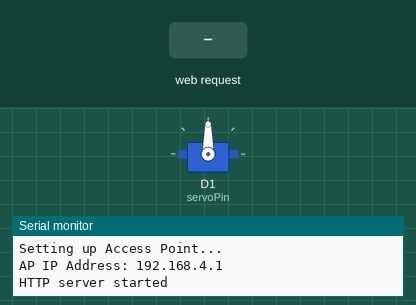
Simulated run of this sketch. Board: ESP8266 (NodeMCU). Parts: servo, the last lines printed to the serial monitor. Inputs (shaded band) come from the test bench.

Above: at 1.2 s.
1.3 s: HTTP request GET /update?angle=1 received
At 1.6 s:
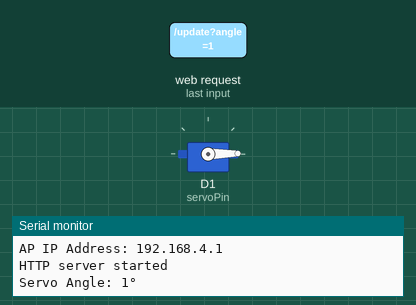
2.8 s: HTTP request GET /update?angle=120 received
At 4.0 s:
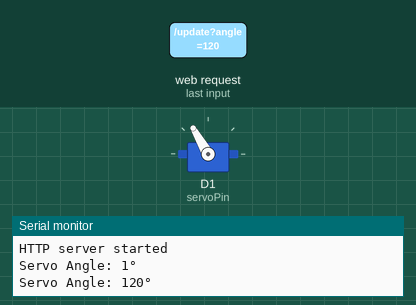
Timing chart, 0 to 5.8 s (numbered marks = the images above; inputs shaded):
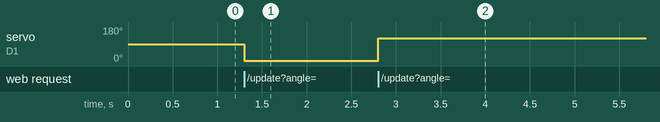

The sketch:

TestClaw.ino
```cpp
#include <ESP8266WiFi.h>
#include <ESP8266WebServer.h>
#include <Servo.h>

// Wi-Fi credentials
const char* ssid = "RoboClaw_AP";     // SSID for Wi-Fi Access Point
const char* password = "12345678";  // Password for Access Point

ESP8266WebServer server(80); // Create a web server on port 80
Servo myServo;               // Servo object

int servoPin = D1; // GPIO2 (D4) for servo
int servoAngle = 90; // Initial servo angle

void setup() {
  // Initialize serial communication
  Serial.begin(115200);
  Serial.println("Setting up Access Point...");

  // Start Wi-Fi Access Point
  WiFi.softAP(ssid, password);
  IPAddress IP = WiFi.softAPIP();
  Serial.print("AP IP Address: ");
  Serial.println(IP);

  // Attach the servo to the specified pin
  myServo.attach(servoPin);
  myServo.write(servoAngle); // Move servo to initial angle (90 degrees)

  // Define server routes
  server.on("/", handleRoot);                 // Main page
  server.on("/update", handleUpdateServo);    // Update servo position
  server.begin();                             // Start the server
  Serial.println("HTTP server started");
}

void loop() {
  server.handleClient(); // Handle incoming client requests
}

// Handle the root page (web interface)
void handleRoot() {
  String html = R"rawliteral(
    <!DOCTYPE html>
    <html>
    <head>
      <title>Robotic Arm Control</title>
      <meta name="viewport" content="width=device-width, initial-scale=1.0">
    </head>
    <body style="font-family: Arial; text-align: center; padding: 20px;">
      <h2>3D Printed Robotic Arm Controller</h2>
      <p>Servo Angle: <span id="servoAngle">90</span>°</p>
      <input type="range" min="0" max="180" value="90" id="slider" oninput="updateServo(this.value)">
      <br><br>
      <script>
        function updateServo(angle) {
          document.getElementById('servoAngle').innerText = angle;
          fetch('/update?angle=' + angle); // Send angle to server
        }
      </script>
    </body>
    </html>
  )rawliteral";
  server.send(200, "text/html", html); // Send HTML content
}

// Handle servo angle updates
void handleUpdateServo() {
  if (server.hasArg("angle")) {
    servoAngle = server.arg("angle").toInt();
    if (servoAngle >= 0 && servoAngle <= 180) {
      myServo.write(servoAngle); // Move servo to the requested angle
      Serial.println("Servo Angle: " + String(servoAngle) + "°");
      server.send(200, "text/plain", "OK"); // Respond with "OK"
    } else {
      server.send(400, "text/plain", "Invalid angle"); // Respond with error
    }
  } else {
    server.send(400, "text/plain", "No angle provided"); // Respond with error
  }
}
```

Measured:
- after the input at 1.3 s, servo on D1 (servoPin): 90° → 1° at once
- after the input at 2.8 s, servo on D1 (servoPin): 1° → 120° at once
